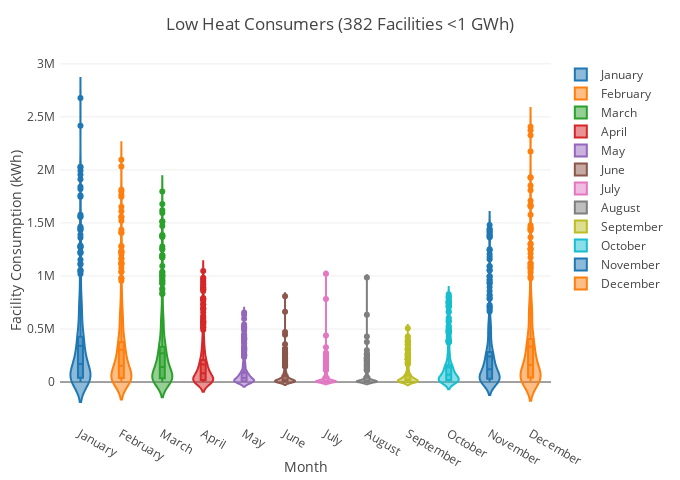

Notebook code for this chart:
### Code cell
# LOW heat consumers
heatlow131 = heatmonth102[heatmonth102['meanmonth'] <= 1000000]
data13 = [
    {'type' : 'violin', 'y': heatlow131['Total Consumption', 'Jan'], 'box': {'visible' : True}, 'meanline': {'visible' : True}, 'name' : 'January'},
    {'type' : 'violin', 'y': heatlow131['Total Consumption', 'Feb'], 'box': {'visible' : True}, 'meanline': {'visible' : True}, 'name' : 'February'},
    {'type' : 'violin', 'y': heatlow131['Total Consumption', 'Mar'], 'box': {'visible' : True}, 'meanline': {'visible' : True}, 'name' : 'March'},
    {'type' : 'violin', 'y': heatlow131['Total Consumption', 'Apr'], 'box': {'visible' : True}, 'meanline': {'visible' : True}, 'name' : 'April'},
    {'type' : 'violin', 'y': heatlow131['Total Consumption', 'May'], 'box': {'visible' : True}, 'meanline': {'visible' : True}, 'name' : 'May'},
    {'type' : 'violin', 'y': heatlow131['Total Consumption', 'Jun'], 'box': {'visible' : True}, 'meanline': {'visible' : True}, 'name' : 'June'},
    {'type' : 'violin', 'y': heatlow131['Total Consumption', 'Jul'], 'box': {'visible' : True}, 'meanline': {'visible' : True}, 'name' : 'July'},
    {'type' : 'violin', 'y': heatlow131['Total Consumption', 'Aug'], 'box': {'visible' : True}, 'meanline': {'visible' : True}, 'name' : 'August'},
    {'type' : 'violin', 'y': heatlow131['Total Consumption', 'Sep'], 'box': {'visible' : True}, 'meanline': {'visible' : True}, 'name' : 'September'},
    {'type' : 'violin', 'y': heatlow131['Total Consumption', 'Oct'], 'box': {'visible' : True}, 'meanline': {'visible' : True}, 'name' : 'October'},
    {'type' : 'violin', 'y': heatlow131['Total Consumption', 'Nov'], 'box': {'visible' : True}, 'meanline': {'visible' : True}, 'name' : 'November'},
    {'type' : 'violin', 'y': heatlow131['Total Consumption', 'Dec'], 'box': {'visible' : True}, 'meanline': {'visible' : True}, 'name' : 'December'}
]

fig13 = { 'data' : data13,
        'layout': {'title' :'Low Heat Consumers (382 Facilities <1 GWh)','xaxis' : {'title' : 'Month'},
                   'yaxis' : {'title' : 'Facility Consumption (kWh)'},
                'width':wid, 'height':hei, 'margin':{'l':mar, 'r':mar, 'b':mar, 't':mar, 'pad':4} }}
py.iplot(fig13)

### Figure 1 — Plotly figure (JSON) as saved in the notebook; plotly's stock layout.template omitted (floating-point values rounded to 4 significant figures; data arrays with more than 128 entries replaced by an {"elided": "..."} marker saying what was removed)
{"data": [{"box": {"visible": true}, "meanline": {"visible": true}, "name": "January", "type": "violin", "uid": "29305fbe-d3de-11e8-b0ec-6c71d92ba7c2", "y": {"elided": "382 float values"}}, {"box": {"visible": true}, "meanline": {"visible": true}, "name": "February", "type": "violin", "uid": "29305fbf-d3de-11e8-9615-6c71d92ba7c2", "y": {"elided": "382 float values"}}, {"box": {"visible": true}, "meanline": {"visible": true}, "name": "March", "type": "violin", "uid": "29305fc0-d3de-11e8-8b1f-6c71d92ba7c2", "y": {"elided": "382 float values"}}, {"box": {"visible": true}, "meanline": {"visible": true}, "name": "April", "type": "violin", "uid": "29305fc1-d3de-11e8-aacf-6c71d92ba7c2", "y": {"elided": "382 float values"}}, {"box": {"visible": true}, "meanline": {"visible": true}, "name": "May", "type": "violin", "uid": "29305fc2-d3de-11e8-83b6-6c71d92ba7c2", "y": {"elided": "382 float values"}}, {"box": {"visible": true}, "meanline": {"visible": true}, "name": "June", "type": "violin", "uid": "29305fc3-d3de-11e8-bb8b-6c71d92ba7c2", "y": {"elided": "382 float values"}}, {"box": {"visible": true}, "meanline": {"visible": true}, "name": "July", "type": "violin", "uid": "29305fc4-d3de-11e8-ba91-6c71d92ba7c2", "y": {"elided": "382 float values"}}, {"box": {"visible": true}, "meanline": {"visible": true}, "name": "August", "type": "violin", "uid": "29305fc5-d3de-11e8-bf98-6c71d92ba7c2", "y": {"elided": "382 float values"}}, {"box": {"visible": true}, "meanline": {"visible": true}, "name": "September", "type": "violin", "uid": "29305fc6-d3de-11e8-8138-6c71d92ba7c2", "y": {"elided": "382 float values"}}, {"box": {"visible": true}, "meanline": {"visible": true}, "name": "October", "type": "violin", "uid": "29305fc7-d3de-11e8-a4b4-6c71d92ba7c2", "y": {"elided": "382 float values"}}, {"box": {"visible": true}, "meanline": {"visible": true}, "name": "November", "type": "violin", "uid": "29305fc8-d3de-11e8-bbab-6c71d92ba7c2", "y": {"elided": "382 float values"}}, {"box": {"visible": true}, "meanline": {"visible": true}, "name": "December", "type": "violin", "uid": "29305fc9-d3de-11e8-b871-6c71d92ba7c2", "y": {"elided": "382 float values"}}], "layout": {"height": 480, "margin": {"b": 60, "l": 60, "pad": 4, "r": 60, "t": 60}, "title": "Low Heat Consumers (382 Facilities <1 GWh)", "width": 680, "xaxis": {"title": "Month"}, "yaxis": {"title": "Facility Consumption (kWh)"}}}
